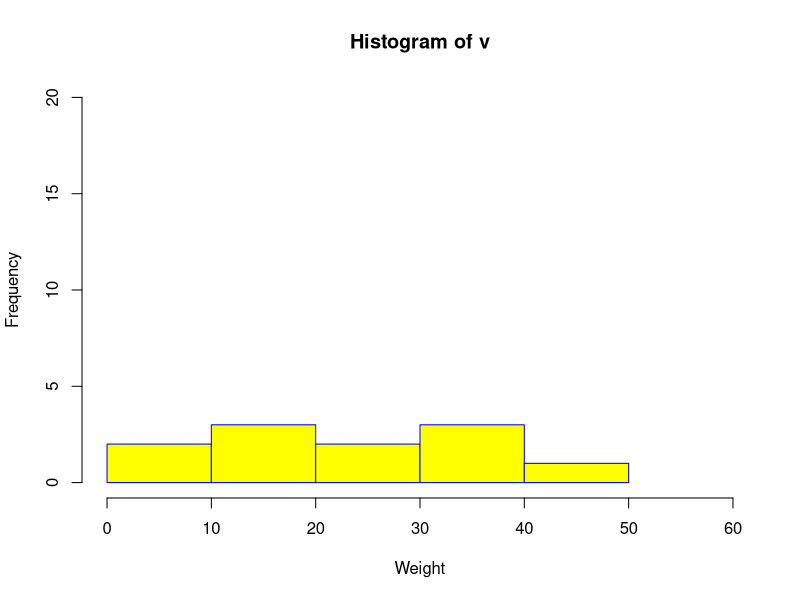

The R source for this figure:
#hist(v,main,xlab,xlim,ylim,breaks,col,border)

# Create data for the graph. 
v <-  c(9,13,21,8,36,22,12,41,31,33,19)  
# Give the chart file a name. 
png(file = "C:/Users/student/Documents/15CP049/histogram.png")  
# Create the histogram. 
hist(v,xlab="Weight",col="yellow",border="blue",xlim = c(0,60), ylim = c(0,20),breaks =3) 
# Save the file. 
dev.off() 